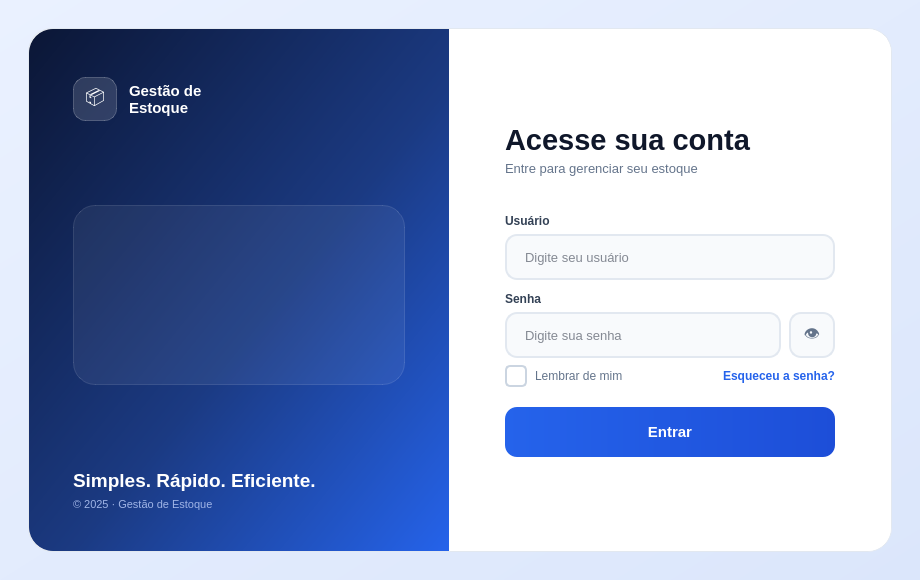
<?xml version="1.0" encoding="UTF-8"?>
<ui version="4.0">
 <class>LoginScreen</class>
 <widget class="QWidget" name="LoginScreen">
  <property name="geometry">
   <rect>
    <x>0</x>
    <y>0</y>
    <width>920</width>
    <height>580</height>
   </rect>
  </property>
  <property name="minimumSize">
   <size>
    <width>920</width>
    <height>580</height>
   </size>
  </property>
  <property name="windowTitle">
   <string>Gestão de Estoque - Acesse sua conta</string>
  </property>
  <property name="styleSheet">
   <string notr="true">QWidget#LoginScreen {
    background: qlineargradient(x1:0, y1:0, x2:1, y2:1, stop:0 #eaf1ff, stop:1 #dbe6fb);
}
QLabel { color: #0f172a; background: transparent; }
QFrame { border: none; }
QToolTip { background-color: #0f172a; color: #f8fafc; border: none; padding: 6px 10px; }
</string>
  </property>
  <layout class="QHBoxLayout" name="rootLayout">
   <property name="spacing">
    <number>0</number>
   </property>
   <property name="leftMargin">
    <number>28</number>
   </property>
   <property name="topMargin">
    <number>28</number>
   </property>
   <property name="rightMargin">
    <number>28</number>
   </property>
   <property name="bottomMargin">
    <number>28</number>
   </property>
   <item>
    <widget class="QFrame" name="cardFrame">
     <property name="styleSheet">
      <string notr="true">QFrame#cardFrame {
  background-color: #ffffff;
  border: 1px solid #e2e8f0;
  border-radius: 24px;
}
</string>
     </property>
     <property name="frameShape">
      <enum>QFrame::StyledPanel</enum>
     </property>
     <property name="frameShadow">
      <enum>QFrame::Raised</enum>
     </property>
     <layout class="QHBoxLayout" name="cardLayout">
      <property name="spacing">
       <number>0</number>
      </property>
      <property name="leftMargin">
       <number>0</number>
      </property>
      <property name="topMargin">
       <number>0</number>
      </property>
      <property name="rightMargin">
       <number>0</number>
      </property>
      <property name="bottomMargin">
       <number>0</number>
      </property>
      <!-- ===================== LEFT PANEL ===================== -->
      <item>
       <widget class="QFrame" name="leftPanel">
        <property name="minimumSize">
         <size>
          <width>420</width>
          <height>0</height>
         </size>
        </property>
        <property name="maximumSize">
         <size>
          <width>420</width>
          <height>16777215</height>
         </size>
        </property>
        <property name="styleSheet">
         <string notr="true">QFrame#leftPanel {
  background: qlineargradient(x1:0, y1:0, x2:1, y2:1, stop:0 #0b1635, stop:0.55 #1b3a82, stop:1 #2563eb);
  border: none;
  border-top-left-radius: 24px;
  border-bottom-left-radius: 24px;
}
QLabel { color: #ffffff; background: transparent; }
</string>
        </property>
        <property name="frameShape">
         <enum>QFrame::StyledPanel</enum>
        </property>
        <layout class="QVBoxLayout" name="leftLayout">
         <property name="spacing">
          <number>0</number>
         </property>
         <property name="leftMargin">
          <number>44</number>
         </property>
         <property name="topMargin">
          <number>48</number>
         </property>
         <property name="rightMargin">
          <number>44</number>
         </property>
         <property name="bottomMargin">
          <number>40</number>
         </property>
         <item>
          <layout class="QHBoxLayout" name="brandLayout">
           <property name="spacing">
            <number>12</number>
           </property>
           <item>
            <widget class="QLabel" name="brandIcon">
             <property name="minimumSize">
              <size>
               <width>44</width>
               <height>44</height>
              </size>
             </property>
             <property name="maximumSize">
              <size>
               <width>44</width>
               <height>44</height>
              </size>
             </property>
             <property name="styleSheet">
              <string notr="true">QLabel#brandIcon { background-color: rgba(255,255,255,0.14); border: 1px solid rgba(255,255,255,0.22); border-radius: 12px; font-size: 18px; }
</string>
             </property>
             <property name="alignment">
              <set>Qt::AlignCenter</set>
             </property>
             <property name="text">
              <string>📦</string>
             </property>
             <property name="indent">
              <number>0</number>
             </property>
            </widget>
           </item>
           <item>
            <widget class="QLabel" name="brandName">
             <property name="font">
              <font>
               <family>Segoe UI</family>
               <pointsize>11</pointsize>
               <weight>75</weight>
               <bold>true</bold>
              </font>
             </property>
             <property name="text">
              <string>Gestão de
Estoque</string>
             </property>
             <property name="indent">
              <number>0</number>
             </property>
            </widget>
           </item>
           <item>
            <spacer name="brandSpacer">
             <property name="orientation">
              <enum>Qt::Horizontal</enum>
             </property>
             <property name="sizeHint" stdset="0">
              <size>
               <width>40</width>
               <height>20</height>
              </size>
             </property>
            </spacer>
           </item>
          </layout>
         </item>
         <item>
          <spacer name="leftSpacerTop">
           <property name="orientation">
            <enum>Qt::Vertical</enum>
           </property>
           <property name="sizeHint" stdset="0">
            <size>
             <width>20</width>
             <height>140</height>
            </size>
           </property>
          </spacer>
         </item>
         <item>
          <widget class="QLabel" name="illustrationLabel">
           <property name="minimumSize">
            <size>
             <width>0</width>
             <height>180</height>
            </size>
           </property>
           <property name="alignment">
            <set>Qt::AlignCenter</set>
           </property>
           <property name="pixmap">
            <pixmap>:/images/box_illustration.png</pixmap>
           </property>
           <property name="scaledContents">
            <bool>false</bool>
           </property>
           <property name="text">
            <string/>
           </property>
           <property name="styleSheet">
            <string notr="true">QLabel#illustrationLabel { background-color: rgba(255,255,255,0.06); border: 1px solid rgba(255,255,255,0.12); border-radius: 22px; }
</string>
           </property>
           <property name="indent">
            <number>0</number>
           </property>
          </widget>
         </item>
         <item>
          <spacer name="leftSpacerBottom">
           <property name="orientation">
            <enum>Qt::Vertical</enum>
           </property>
           <property name="sizeHint" stdset="0">
            <size>
             <width>20</width>
             <height>140</height>
            </size>
           </property>
          </spacer>
         </item>
         <item>
          <widget class="QLabel" name="taglineLabel">
           <property name="font">
            <font>
             <family>Segoe UI</family>
             <pointsize>14</pointsize>
             <weight>75</weight>
             <bold>true</bold>
            </font>
           </property>
           <property name="text">
            <string>Simples. Rápido. Eficiente.</string>
           </property>
           <property name="indent">
            <number>0</number>
           </property>
          </widget>
         </item>
         <item>
          <widget class="QLabel" name="copyrightLabel">
           <property name="font">
            <font>
             <family>Segoe UI</family>
             <pointsize>8</pointsize>
            </font>
           </property>
           <property name="styleSheet">
            <string notr="true">color: #9fb4e6; margin-top: 6px; background: transparent;
</string>
           </property>
           <property name="text">
            <string>© 2025 · Gestão de Estoque</string>
           </property>
           <property name="indent">
            <number>0</number>
           </property>
          </widget>
         </item>
        </layout>
       </widget>
      </item>
      <!-- ===================== RIGHT PANEL ===================== -->
      <item>
       <widget class="QFrame" name="rightPanel">
        <property name="styleSheet">
         <string notr="true">QFrame#rightPanel {
  background-color: #ffffff;
  border: none;
  border-top-right-radius: 24px;
  border-bottom-right-radius: 24px;
}
</string>
        </property>
        <property name="frameShape">
         <enum>QFrame::StyledPanel</enum>
        </property>
        <layout class="QVBoxLayout" name="rightLayout">
         <property name="spacing">
          <number>0</number>
         </property>
         <property name="leftMargin">
          <number>56</number>
         </property>
         <property name="topMargin">
          <number>60</number>
         </property>
         <property name="rightMargin">
          <number>56</number>
         </property>
         <property name="bottomMargin">
          <number>60</number>
         </property>
         <item>
          <spacer name="rightSpacerTop">
           <property name="orientation">
            <enum>Qt::Vertical</enum>
           </property>
           <property name="sizeHint" stdset="0">
            <size>
             <width>20</width>
             <height>40</height>
            </size>
           </property>
          </spacer>
         </item>
         <item>
          <widget class="QLabel" name="titleLabel">
           <property name="font">
            <font>
             <family>Segoe UI</family>
             <pointsize>22</pointsize>
             <weight>75</weight>
             <bold>true</bold>
            </font>
           </property>
           <property name="styleSheet">
            <string notr="true">color: #0f172a; background: transparent;
</string>
           </property>
           <property name="text">
            <string>Acesse sua conta</string>
           </property>
           <property name="indent">
            <number>0</number>
           </property>
          </widget>
         </item>
         <item>
          <widget class="QLabel" name="subtitleLabel">
           <property name="font">
            <font>
             <family>Segoe UI</family>
             <pointsize>10</pointsize>
            </font>
           </property>
           <property name="styleSheet">
            <string notr="true">color: #64748b; margin-top: 4px; margin-bottom: 14px; background: transparent;
</string>
           </property>
           <property name="text">
            <string>Entre para gerenciar seu estoque</string>
           </property>
           <property name="indent">
            <number>0</number>
           </property>
          </widget>
         </item>
         <item>
          <spacer name="formSpacerTop">
           <property name="orientation">
            <enum>Qt::Vertical</enum>
           </property>
           <property name="sizeHint" stdset="0">
            <size>
             <width>20</width>
             <height>30</height>
            </size>
           </property>
          </spacer>
         </item>
         <!-- Usuário -->
         <item>
          <widget class="QLabel" name="usuarioLabel">
           <property name="font">
            <font>
             <family>Segoe UI</family>
             <pointsize>9</pointsize>
             <weight>75</weight>
             <bold>true</bold>
            </font>
           </property>
           <property name="styleSheet">
            <string notr="true">color: #334155; margin-bottom: 6px; background: transparent;
</string>
           </property>
           <property name="text">
            <string>Usuário</string>
           </property>
           <property name="indent">
            <number>0</number>
           </property>
          </widget>
         </item>
         <item>
          <widget class="QLineEdit" name="usuarioLineEdit">
           <property name="minimumSize">
            <size>
             <width>0</width>
             <height>46</height>
            </size>
           </property>
           <property name="styleSheet">
            <string notr="true">QLineEdit {
  border: 1.5px solid #e2e8f0;
  border-radius: 12px;
  padding: 8px 16px;
  font-size: 10pt;
  background-color: #f8fafc;
  color: #0f172a;
  selection-background-color: #bfdbfe;
  selection-color: #0f172a;
}
QLineEdit:hover { border: 1.5px solid #cbd5e1; }
QLineEdit:focus { border: 1.5px solid #2563eb; background-color: #ffffff; }
</string>
           </property>
           <property name="placeholderText">
            <string>Digite seu usuário</string>
           </property>
          </widget>
         </item>
         <item>
          <spacer name="fieldSpacer1">
           <property name="orientation">
            <enum>Qt::Vertical</enum>
           </property>
           <property name="sizeHint" stdset="0">
            <size>
             <width>20</width>
             <height>18</height>
            </size>
           </property>
          </spacer>
         </item>
         <!-- Senha -->
         <item>
          <widget class="QLabel" name="senhaLabel">
           <property name="font">
            <font>
             <family>Segoe UI</family>
             <pointsize>9</pointsize>
             <weight>75</weight>
             <bold>true</bold>
            </font>
           </property>
           <property name="styleSheet">
            <string notr="true">color: #334155; margin-bottom: 6px; background: transparent;
</string>
           </property>
           <property name="text">
            <string>Senha</string>
           </property>
           <property name="indent">
            <number>0</number>
           </property>
          </widget>
         </item>
         <item>
          <layout class="QHBoxLayout" name="senhaLayout">
           <property name="spacing">
            <number>8</number>
           </property>
           <item>
            <widget class="QLineEdit" name="senhaLineEdit">
             <property name="minimumSize">
              <size>
               <width>0</width>
               <height>46</height>
              </size>
             </property>
             <property name="styleSheet">
              <string notr="true">QLineEdit {
  border: 1.5px solid #e2e8f0;
  border-radius: 12px;
  padding: 8px 16px;
  font-size: 10pt;
  background-color: #f8fafc;
  color: #0f172a;
  selection-background-color: #bfdbfe;
  selection-color: #0f172a;
}
QLineEdit:hover { border: 1.5px solid #cbd5e1; }
QLineEdit:focus { border: 1.5px solid #2563eb; background-color: #ffffff; }
</string>
             </property>
             <property name="echoMode">
              <enum>QLineEdit::Password</enum>
             </property>
             <property name="placeholderText">
              <string>Digite sua senha</string>
             </property>
            </widget>
           </item>
           <item>
            <widget class="QToolButton" name="toggleSenhaButton">
             <property name="minimumSize">
              <size>
               <width>46</width>
               <height>46</height>
              </size>
             </property>
             <property name="maximumSize">
              <size>
               <width>46</width>
               <height>46</height>
              </size>
             </property>
             <property name="styleSheet">
              <string notr="true">QToolButton {
  border: 1.5px solid #e2e8f0;
  background-color: #f8fafc;
  color: #64748b;
  border-radius: 12px;
  font-size: 12pt;
}
QToolButton:hover { color: #2563eb; background-color: #eff6ff; border-color: #bfdbfe; }
QToolButton:pressed { background-color: #dbeafe; }
QToolButton:checked { color: #2563eb; background-color: #eff6ff; border-color: #2563eb; }
</string>
             </property>
             <property name="text">
              <string>👁</string>
             </property>
             <property name="checkable">
              <bool>true</bool>
             </property>
             <property name="cursor">
              <cursorShape>PointingHandCursor</cursorShape>
             </property>
            </widget>
           </item>
          </layout>
         </item>
         <item>
          <spacer name="fieldSpacer2">
           <property name="orientation">
            <enum>Qt::Vertical</enum>
           </property>
           <property name="sizeHint" stdset="0">
            <size>
             <width>20</width>
             <height>14</height>
            </size>
           </property>
          </spacer>
         </item>
         <!-- Lembrar / Esqueceu a senha -->
         <item>
          <layout class="QHBoxLayout" name="rowLayout">
           <item>
            <widget class="QCheckBox" name="lembrarCheckBox">
             <property name="font">
              <font>
               <family>Segoe UI</family>
               <pointsize>9</pointsize>
              </font>
             </property>
             <property name="styleSheet">
              <string notr="true">QCheckBox { color: #64748b; spacing: 8px; background: transparent; }
QCheckBox::indicator { width: 18px; height: 18px; border-radius: 5px; border: 1.5px solid #cbd5e1; background-color: #ffffff; }
QCheckBox::indicator:hover { border-color: #2563eb; }
QCheckBox::indicator:checked { background-color: #2563eb; border-color: #2563eb; }
</string>
             </property>
             <property name="text">
              <string>Lembrar de mim</string>
             </property>
             <property name="cursor">
              <cursorShape>PointingHandCursor</cursorShape>
             </property>
            </widget>
           </item>
           <item>
            <spacer name="rowSpacer">
             <property name="orientation">
              <enum>Qt::Horizontal</enum>
             </property>
             <property name="sizeHint" stdset="0">
              <size>
               <width>40</width>
               <height>20</height>
              </size>
             </property>
            </spacer>
           </item>
           <item>
            <widget class="QLabel" name="esqueceuSenhaLabel">
             <property name="font">
              <font>
               <family>Segoe UI</family>
               <pointsize>9</pointsize>
               <weight>75</weight>
               <bold>true</bold>
              </font>
             </property>
             <property name="styleSheet">
              <string notr="true">QLabel { color: #2563eb; background: transparent; }
QLabel:hover { color: #1d4ed8; text-decoration: underline; }
</string>
             </property>
             <property name="text">
              <string>Esqueceu a senha?</string>
             </property>
             <property name="cursor">
              <cursorShape>PointingHandCursor</cursorShape>
             </property>
             <property name="indent">
              <number>0</number>
             </property>
            </widget>
           </item>
          </layout>
         </item>
         <item>
          <spacer name="fieldSpacer3">
           <property name="orientation">
            <enum>Qt::Vertical</enum>
           </property>
           <property name="sizeHint" stdset="0">
            <size>
             <width>20</width>
             <height>26</height>
            </size>
           </property>
          </spacer>
         </item>
         <!-- Botão Entrar -->
         <item>
          <widget class="QPushButton" name="entrarButton">
           <property name="minimumSize">
            <size>
             <width>0</width>
             <height>50</height>
            </size>
           </property>
           <property name="font">
            <font>
             <family>Segoe UI</family>
             <pointsize>11</pointsize>
             <weight>75</weight>
             <bold>true</bold>
            </font>
           </property>
           <property name="cursor">
            <cursorShape>PointingHandCursor</cursorShape>
           </property>
           <property name="styleSheet">
            <string notr="true">QPushButton {
  background: qlineargradient(x1:0, y1:0, x2:1, y2:0, stop:0 #2563eb, stop:1 #1d4ed8);
  color: #ffffff;
  border: none;
  border-radius: 12px;
  font-size: 11pt;
  font-weight: bold;
}
QPushButton:hover { background: qlineargradient(x1:0, y1:0, x2:1, y2:0, stop:0 #1d4ed8, stop:1 #1e40af); }
QPushButton:pressed { background: qlineargradient(x1:0, y1:0, x2:1, y2:0, stop:0 #1e40af, stop:1 #1e3a8a); }
QPushButton:disabled { background-color: #cbd5e1; color: #f1f5f9; }
QPushButton:focus { outline: none; }
</string>
           </property>
           <property name="text">
            <string>Entrar</string>
           </property>
          </widget>
         </item>
         <item>
          <spacer name="rightSpacerBottom">
           <property name="orientation">
            <enum>Qt::Vertical</enum>
           </property>
           <property name="sizeHint" stdset="0">
            <size>
             <width>20</width>
             <height>40</height>
            </size>
           </property>
          </spacer>
         </item>
        </layout>
       </widget>
      </item>
     </layout>
    </widget>
   </item>
  </layout>
 </widget>
 <resources/>
 <connections/>
</ui>
